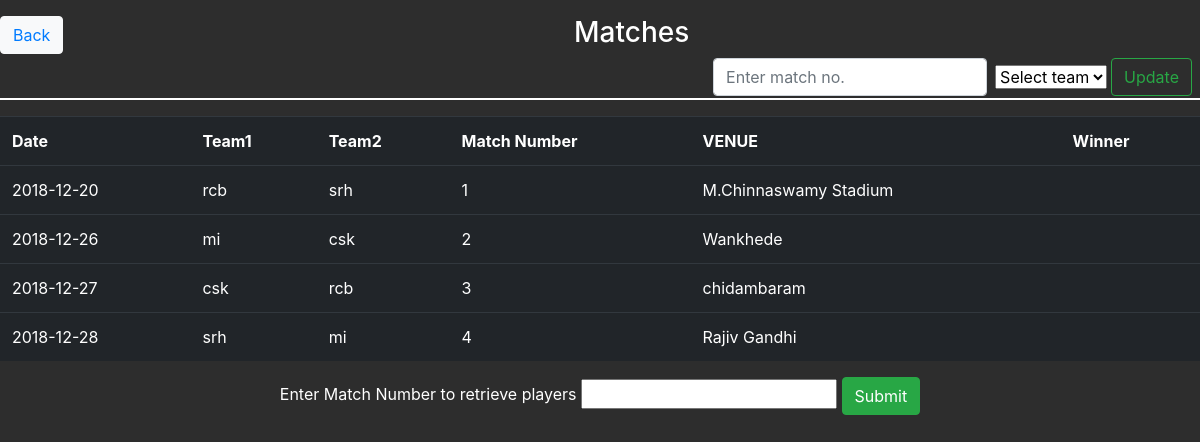
Page /schedule.php on the committed database.
### tables this page shows
CREATE TABLE `played_in` (
  `stadium_name` varchar(50) NOT NULL,
  `board_name` varchar(20) NOT NULL,
  `team` varchar(10) NOT NULL,
  `team1` varchar(20) NOT NULL,
  `date` date NOT NULL,
  `team2` varchar(20) NOT NULL
);

CREATE TABLE `schedules` (
  `team1` varchar(20) NOT NULL,
  `date` date NOT NULL,
  `match_no` decimal(3,0) NOT NULL,
  `team2` varchar(20) NOT NULL
);

### schedule.php (the view, shortened to what this page needs)
<!DOCTYPE html>
<html>
<head><p>
    <link rel="stylesheet" href="https://stackpath.bootstrapcdn.com/bootstrap/4.1.0/css/bootstrap.min.css">
</head>
<body>
	<button class="btn btn-light " style="float:left"><a   href="admin1st.html">Back</a></button>
	 <div style=" style : center;color:white;" >
	 <h3 align="center">Matches</h3>
	<form action="match.php" class="form-inline" style="float:right"method="post" >
                  <input class="form-control mr-sm-2 " style="margin-right:2px"type="text" placeholder="Enter match no."  name="match_no" aria-label="Update">
				 <select name="name" style="margin-right:4px" >
				 <option value="">Select team</option>
				 </select>
                 <button class=" btn btn-outline-success my-2 my-sm-0 mr-sm-2" type="submit">Update</button>
				  </form><br>
				  <hr >
	<table align="center" class="table table-hover table-dark">
		<tr>
			<th scope="col">Date </th>
			<th scope="col">Team1 </th>
			<th scope="col">Team2 </th>
			<th scope="col">Match Number </th>
			<th scope="col">VENUE </th>
			<th scope="col">Winner</th>
		</tr>
		<?php
		$con=mysqli_connect("localhost","root","","cricket");
		$query="select * from schedules s,played_in p where  s.date=p.date and s.team1=p.team1 order by s.date";
		$result=mysqli_query($con,$query);
		if(mysqli_num_rows($result)>0)
		{
			while ($row=mysqli_fetch_assoc($result)) {
			echo "<tr><td>".$row["date"]."</td><td>".
			$row["team1"]."</td><td>".
			$row["team2"]."</td><td>".
			$row["match_no"]."</td><td>".$row["stadium_name"]."</td><td>"
			.$row["winner"]."</td></tr>";
			}
		}
		?>
		 <form action="tt.php" method="post"><table><tr align="center">
            <p style="text-align: center;font-size: 25;color:white">Enter Match Number to retrieve players
            <input type="number" name="match_no" style="width: 300;height: 25;">
            <input class=" btn btn-success" type="submit" style="float:center;" value="Submit">
            </p></tr></table>
    </form>
</body>
</html>

### schedule.php (style rules this page uses)
body { background:#2d2d2d; }
hr { border: 1px solid white; }

### rows in the picture
played_in: date "2018-12-20", team1 "rcb", team2 "srh", schedules.match_no "1", stadium_name "M.Chinnaswamy Stadium"
played_in: date "2018-12-26", team1 "mi", team2 "csk", schedules.match_no "2", stadium_name "Wankhede"
played_in: date "2018-12-27", team1 "csk", team2 "rcb", schedules.match_no "3", stadium_name "chidambaram"
played_in: date "2018-12-28", team1 "srh", team2 "mi", schedules.match_no "4", stadium_name "Rajiv Gandhi"
